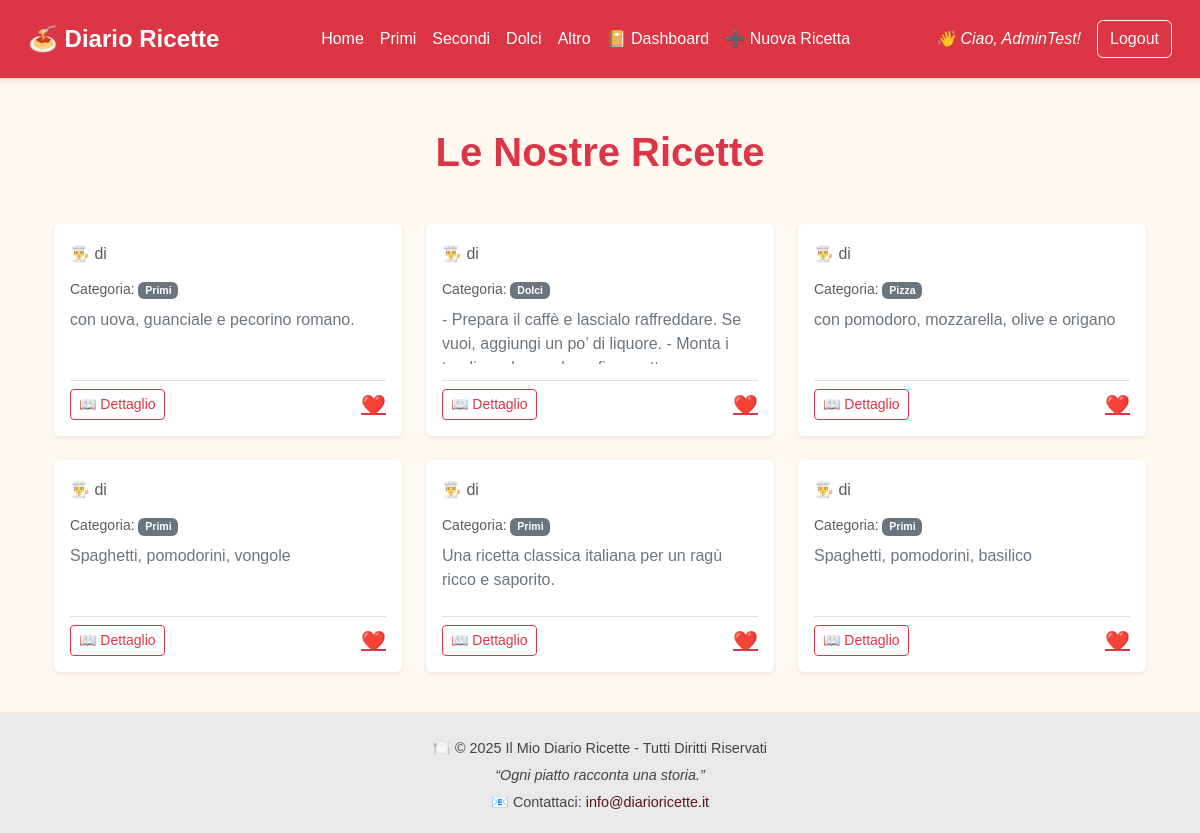
Screenshot of / (signed in) with the database file from the repository.
### app2.py (models this page shows, shortened)
class User(db.Model, UserMixin):
    __tablename__ = 'utente'
    id_utente = db.Column(db.Integer, primary_key=True)
    username = db.Column('nome_utente', db.String(80), unique=True, nullable=False)
    email = db.Column('email', db.String(100), unique=True, nullable=False)
    password_hash = db.Column('password_hash', db.String(255), nullable=False)
    ruolo = db.Column('ruolo', db.String(20), default='utente')
    data_registrazione = db.Column('data_registrazione', db.DateTime)
    id = synonym('id_utente')
    recipes = db.relationship(
        'Recipe',
        back_populates='author',
        lazy='dynamic',
        foreign_keys='Recipe.id_autore',
        cascade="all, delete-orphan"
    )
    likes = db.relationship('Like', back_populates='user', lazy='dynamic', cascade="all, delete-orphan")

class Category(db.Model):
    __tablename__ = 'categoria'
    id_categoria = db.Column(db.Integer, primary_key=True)
    name = db.Column('nome', db.String(50), unique=True, nullable=False)
    id = synonym('id_categoria')
    recipes = db.relationship('Recipe', back_populates='category', lazy='dynamic')

class Recipe(db.Model):
    __tablename__ = 'ricetta'
    id_ricetta = db.Column(db.Integer, primary_key=True)
    title = db.Column(db.String(100), nullable=False)
    ingredients = db.Column('ingredienti', db.Text, nullable=False)
    instructions = db.Column('istruzioni', db.Text, nullable=False)
    preparation_time = db.Column('tempo_prep', db.Integer, default=0)
    cooking_time = db.Column('tempo_cottura', db.Integer, default=0)
    servings = db.Column('porzioni', db.Integer, default=1)
    is_private = db.Column('is_privata', db.Boolean, default=False)
    id_autore = db.Column(db.Integer, db.ForeignKey('utente.id_utente'), nullable=False)
    category_id = db.Column(
        'id_categoria',
        db.Integer,
        db.ForeignKey('categoria.id_categoria'),
        nullable=False
    )
    description = db.Column('descrizione', db.Text, nullable=False)
    filename = db.Column('filename', db.String(100), nullable=True)
    creation_date = db.Column('data_creazione_ricetta', db.String(10), default=lambda: time.strftime("%Y-%m-%d"))
    id = synonym('id_ricetta')
    author_id = synonym('id_autore')
    author = db.relationship(
        'User',
        back_populates='recipes',
        foreign_keys=[id_autore]
    )
    category = db.relationship('Category', back_populates='recipes', foreign_keys='Recipe.category_id')
    likes = db.relationship('Like', back_populates='recipe', lazy='dynamic')

### app2.py (the view, shortened to what this page needs)
@app.route('/', defaults={'category_id': None})
@app.route('/home')
@app.route('/category_id/<int:category_id>')
def home(category_id=None):
    try:
        all_categories = db.session.execute(db.select(Category).order_by(Category.name)).scalars().all()
    except Exception as e:
        print(f"Errore nel recupero delle categorie: {e}")
        all_categories = []
    query = db.select(Recipe).order_by(Recipe.creation_date.desc())
    current_category_name = None
    ricette_objects = db.session.execute(query).scalars().all()
    ricette_list = [formatta_ricetta(recipe_obj) for recipe_obj in ricette_objects]
    return render_template('home.html',
                           title='Le Nostre Ricette',
                           ricette=ricette_list,
                           all_categories=all_categories,
                           current_category_name=current_category_name)

### app2.py (called while the page is built)
@login_manager.user_loader
def load_user(user_id):
    return User.query.get(int(user_id))

### templates/home.html (shortened to what this page needs)
{% extends 'base.html' %}
{% block content %}
<div class="container mt-4">
    <h1 class="mb-5 text-center text-danger fw-bold">Le Nostre Ricette</h1>
    {% if ricette %}
        <div class="row row-cols-1 row-cols-md-2 row-cols-lg-3 g-4">
            {% for ricetta in ricette %}
                <div class="col">
                    <div class="card h-100 shadow-sm border-0 recipe-card">
                        <div class="card-body d-flex flex-column">
                            <h6 class="card-subtitle mb-3 text-muted">
                                👨‍🍳 di <strong>{{ ricetta['nome_utente'] }}</strong>
                            </h6>
                            <p class="card-text small text-muted mb-2">
                                Categoria: <span class="badge text-bg-secondary">{{ ricetta['nome_categoria'] or "Altro" }}</span>
                            </p>
                            <p class="card-text text-secondary mb-3 text-truncate-3-lines">
                                {{ ricetta['descrizione'][:150] }}
                            </p>
                            <div class="d-flex justify-content-between align-items-center mt-auto pt-2 border-top">
                                <a href="{{ url_for('dettaglio_ricetta', id_ricetta=ricetta['id_ricetta']) }}" class="btn btn-outline-danger btn-sm">
                                    📖 Dettaglio
                                </a>
                                <form class="like-form" data-id="{{ ricetta['id_ricetta'] }}" method="POST">
                                    <button type="submit" class="btn btn-link text-danger p-0 border-0 fs-5">
                                        ❤️
                                    </button>
                                </form>
                            </div>
                        </div>
                    </div>
                </div>
            {% endfor %}
        </div>
    {% else %}
        <p class="text-center lead">😢 Non ci sono ricette disponibili. Inizia aggiungendone una!</p>
    {% endif %}
</div>
{% endblock %}

### templates/base.html (shortened to what this page needs)
<!DOCTYPE html>
<html lang="it">
<head>
    <link rel="stylesheet" href="{{ url_for('static', filename='stile.css')}}">
    <link href="https://cdn.jsdelivr.net/npm/bootstrap@5.3.3/dist/css/bootstrap.min.css"
          rel="stylesheet"
          xintegrity="sha384-QWTKZyjpPEjISv5WaRU9OFeRpok6YctnYmDr5pNlyT2bRjXh0JMhjY6hW+ALEwIH"
>
</head>
<body>
    <header class="navbar navbar-expand-lg bg-danger p-3 shadow-sm">
        <div class="container-fluid">
            <a class="navbar-brand text-white fw-bold fs-4" href="{{ url_for('home') }}">
                🍝 Diario Ricette
            </a>
            <div class="collapse navbar-collapse justify-content-end" id="navbarNav">
                <ul class="navbar-nav mx-auto mb-2 mb-lg-0">
                    <li class="nav-item">
                        <a class="nav-link text-white" href="{{ url_for('home') }}">Home</a>
                    </li>
                    <li class="nav-item">
                        <a class="nav-link text-white" href="{{ url_for('mostra_categoria', nome_categoria='Primi') }}">Primi</a>
                    </li>
                    <li class="nav-item">
                        <a class="nav-link text-white" href="{{ url_for('mostra_categoria', nome_categoria='Secondi') }}">Secondi</a>
                    </li>
                    <li class="nav-item">
                        <a class="nav-link text-white" href="{{ url_for('mostra_categoria', nome_categoria='Dolci') }}">Dolci</a>
                    </li>
                    <li class="nav-item">
                        <a class="nav-link text-white" href="{{ url_for('mostra_categoria', nome_categoria='Altro') }}">Altro</a>
                    </li>
                    {% if session.get ('utente') %}
                        <li class="nav-item">
                            <a class="nav-link text-white" href="{{ url_for('diario_ricette') }}">📔 Dashboard</a>
                        </li>
                        <li class="nav-item">
                            <a class="nav-link text-white" href="{{ url_for('nuova_ricetta') }}">➕ Nuova Ricetta</a>
                        </li>
                    {% endif %}
                </ul>
                <div class="d-flex align-items-center">
                    {% if session.get('utente') %}
                        <span class="utente me-3">👋 Ciao, {{ session['utente'] }}!</span>
                        <a class="btn btn-outline-light" href="{{ url_for('logout') }}">Logout</a>
                    {% else %}
                        <a class="btn btn-outline-light me-2" href="{{ url_for('login') }}">Login</a>
                        <a class="btn btn-light" href="{{ url_for('register') }}">Registrati</a>
                    {% endif %}
                </div>
            </div>
        </div>
    </header>
    <main class="container mt-4">
        {% block content %}{% endblock %}
    </main>
    <footer class="footer">
        <div class="container">
            <p class="mb-1">🍽️ &copy; 2025 Il Mio Diario Ricette - Tutti Diritti Riservati</p>
            <p class="mb-1"><em>“Ogni piatto racconta una storia.”</em></p>
            <p class="mb-0">📧 Contattaci: <a href="mailto:info@diarioricette.it" class="text-danger-emphasis text-decoration-none">info@diarioricette.it</a></p>
        </div>
    </footer>
</body>
</html>

### static/stile.css (style rules this page uses)
.navbar { background-color: #fff8f0; border-bottom: 2px solid #ffe4c4; padding: 10px 0; }
html, body { height: 100%; }
body { display: flex; flex-direction: column; }
main { flex: 1; }
.recipe-card { transition: transform 0.3s ease-in-out, box-shadow 0.3s ease-in-out; cursor: pointer; }

### templates/base.html (style rules this page uses)
body { background: #fff8f0; font-family: 'Arial', sans-serif; }
.footer { background-color: #e9e9e9; color: #444; padding: 20px 0; margin-top: 40px; border-top: 1px solid #ffe4c4; font-size: 0.9em; text-align: center; }
.footer p { margin: 5px 0; }
.utente { font-style: italic; color: white; }

### templates/home.html (style rules this page uses)
.text-truncate-3-lines { display: -webkit-box; -webkit-line-clamp: 3; -webkit-box-orient: vertical; overflow: hidden; text-overflow: ellipsis; height: 3.5em; }
.recipe-card { transition: transform 0.3s ease-in-out, box-shadow 0.3s ease-in-out; cursor: pointer; }

### rows the page displays
User: utente "AdminTest"
Category: nome "Primi" "Primi" "Primi" "Primi"
Recipe: descrizione "con uova, guanciale e pecorino romano."
Category: nome "Dolci"
Recipe: descrizione "- Prepara il caffè e lascialo raffreddare. Se vuoi, aggiungi un po’ di liquore. - Monta…"
Category: nome "Pizza"
Recipe: descrizione "con pomodoro, mozzarella, olive e origano"
Recipe: descrizione "Spaghetti, pomodorini, vongole"
Recipe: descrizione "Una ricetta classica italiana per un ragù ricco e saporito."
Recipe: descrizione "Spaghetti, pomodorini, basilico"
